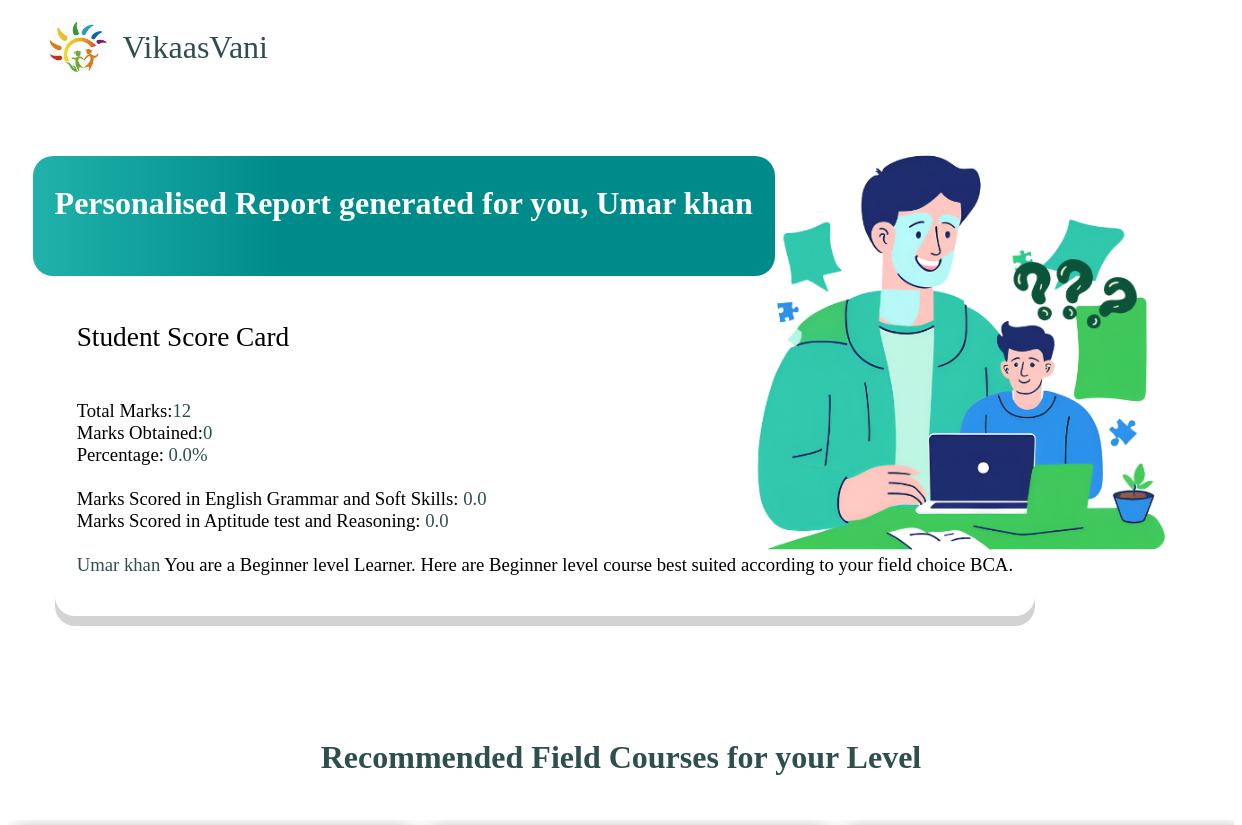
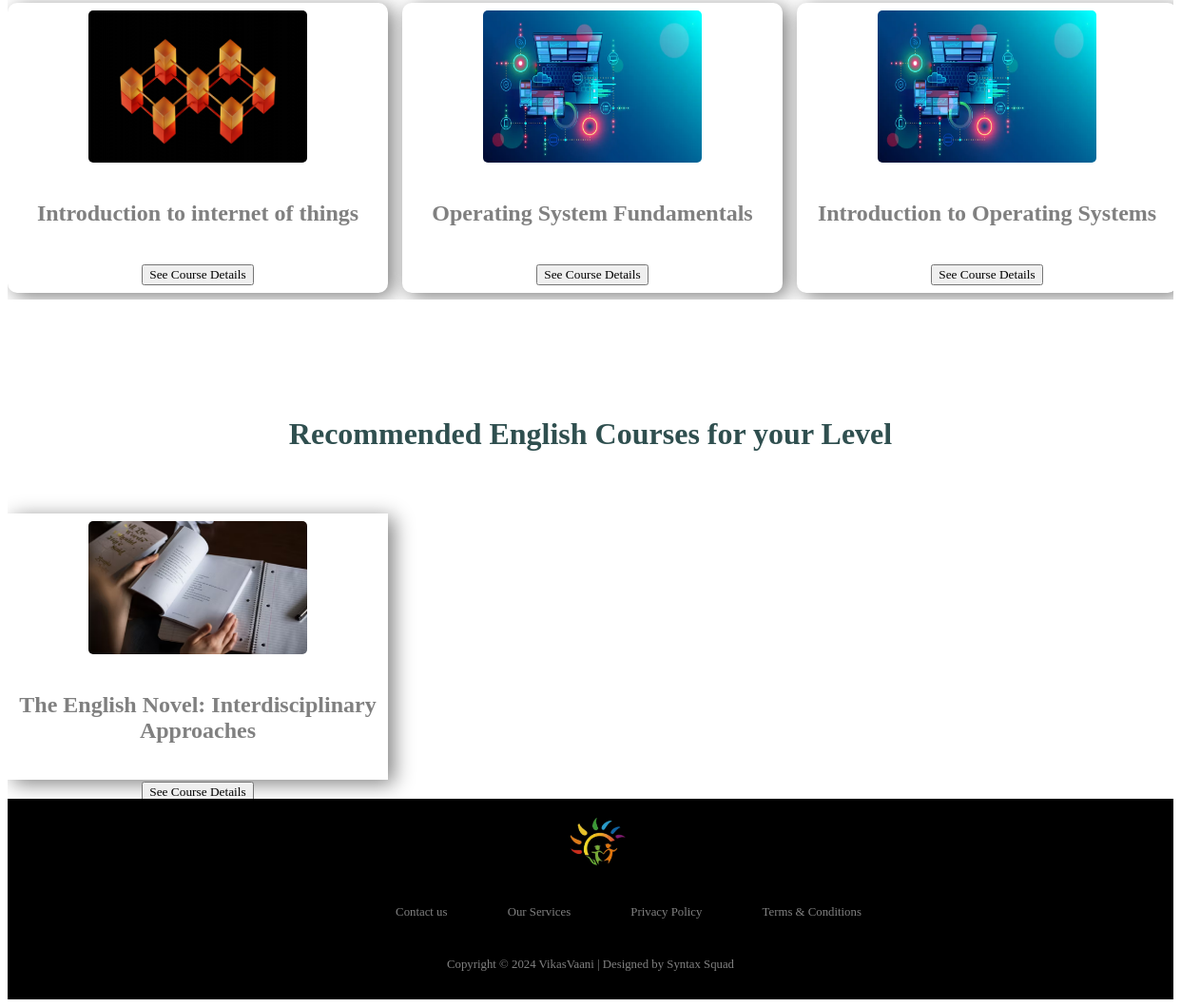
Screenshot of /report/ (signed in) with the database file from the repository (2 pictures, top to bottom).
### myapp/models.py (models this page shows, shortened)
class user_data(AbstractUser):
    userid=models.IntegerField(primary_key=True)
    test_attempt=models.IntegerField(null=True,blank=True)
    dob=models.DateField(null=True,blank=True)
    contact=models.ImageField(null=True,blank=True)
    gender=models.CharField(max_length=200, null=True,blank=True)
    profilelink1=models.CharField(max_length=200,null=True,blank=True)
    profilelink2=models.CharField(max_length=200,null=True,blank=True)
    profilelink3=models.CharField(max_length=200,null=True,blank=True)
    pfp=models.CharField(max_length=200,null=True,blank=True)
    def __str__(self):
        return self.username

class Report(models.Model):
    userid=models.ForeignKey(user_data,on_delete=models.CASCADE)
    percentage=models.FloatField()
    field = models.CharField(max_length=255)
    totalEMarks=models.FloatField(null=True, blank=True)
    totalFMarks=models.FloatField(null=True, blank=True)
    totalMarks=models.IntegerField(null=True, blank=True)
    totalQue=models.IntegerField(null=True, blank=True)
    time=models.DateField(auto_now=True)
    level=models.IntegerField(null=True, blank=True)

class techcourse(models.Model):
  name=models.CharField(max_length=225)
  level=models.CharField(max_length=20)
  link=models.URLField()
  image=models.CharField(max_length=200, blank=True, null=True)

class engcourse(models.Model):
  name=models.CharField(max_length=225)
  level=models.CharField(max_length=20)
  link=models.URLField()
  image=models.CharField(max_length=200, blank=True, null=True)

### myapp/views.py (the view)
# urls.py: path('report/', views.reportfunc, name='reportfunc'),
def reportfunc(request):
    try:
        sid = request.session.get('user_id')
        username = request.session.get('username')
        if not sid or not username:
            logger.error("Session variables 'user_id' or 'username' not set.")
            return render(request, 'reportnotfound.html')
        user = get_object_or_404(user_data, userid=sid)
        record = get_object_or_404(Report, userid=sid)
        level = record.level
        t=techcourse.objects.filter(level=level)
        e=engcourse.objects.filter(level=level)
        print(f"Saved details: username={username}, user={user}, sid={sid}, percentage={record.percentage},")
        return render(request, 'report.html', {'record': record, 'user': user,'t':t,'e':e})
    except Exception as e:
        logger.error(f"Error retrieving report: {e}")
        return render(request, 'reportnotfound.html')

### templates/report.html (shortened to what this page needs)
<head>
    {% load static %}
    <link rel="stylesheet" type="text/css" href="{% static 'footer.css' %}">
    <link rel="stylesheet" type="text/css" href="{% static 'report.css' %}">
</head>
<body>
    <div class="report-container">
        <div class="report-navbar">
            <div class="logoContainer">
                <img src="../static/logo.jpg" class="logo">
            </div>
            <div class="navItem">
                <div><a href="/">VikaasVani</a></div>
            </div>
        </div>
        <div class="items sliding-element">
            <div class="item1">
                <p><strong>Personalised Report generated for you, {{user.username | capfirst}}</strong> </p>
            </div>
            <div class="item2">
                <p class="head">
                    Student Score Card
                </p>
                <p class="body">
                    <span>Total Marks:</span>{{record.totalQue}}<br>
                    <span>Marks Obtained:</span>{{record.totalMarks}}<br>
                    <span>Percentage: </span>{{record.percentage}}%<br><br>
                    <span>Marks Scored in English Grammar and Soft Skills: </span>{{record.totalEMarks}}<br>
                    <span>Marks Scored in Aptitude test and Reasoning: </span>{{record.totalFMarks}}<br><br>
                    {{user.username | capfirst}}<span> You are
                    {% if record.percentage >= 70 %} an Advance level Learner. Here are Advance level course best suited according to your field choice {{record.field}}.
                    {% elif record.percentage >= 35 and record.percentage < 70 %} an Intermediate level Learner. Here are Intermediate level course best suited according to your field choice {{record.field}}.
                    {% elif record.percentage >= 0 and record.percentage < 35 %} a Beginner level Learner. Here are Beginner level course best suited according to your field choice {{record.field}}.
                    {% elif record.percentage < 0 %} a Beginner level Learner. Here are Beginner level course best suited according to your field choice {{record.field}}.
                    {% endif %}
                    <br></span>
                </p>
            </div>
        </div>
    </div>
    <div class="container2" style="margin-top:10%;">
        <center><h2 class="donate">Recommended Field Courses for your Level</h1><br></center>
        <div id="list-volunteers" style="width:100%;display: flex;gap: 15px;overflow-x:auto;overflow-y: hidden;height: 320px;align-items: center;">
            {% for i in t %}
                <div class="grid text-center"  >
                    <div class="g-col-3 g-col-md-3"  >
                        <div class="card" style="width: 25rem; background-color: white;box-shadow: 6px 4px 20px grey;border-radius:10px;">
                            <div class="card-body">
                                <img src="../{{i.image}}" class="img">
                                <h5 class="card-title-report">{{i.name}}</h5>
                                <a href={{i.link}} class="card-link" ><button class="pink-button">See Course Details</button></a>
                        </div>
                    </div>
                </div>
            </div>
        {%endfor%}
        </div>
    </div>
    <div class="container2"style="margin-top:10%;">
        <center><h2 class="donate">Recommended English Courses for your Level</h1><br></center>
        <div id="list-volunteers" style="width:100%;display: flex;gap: 15px;overflow-x:auto;overflow-y: hidden;height: 320px;align-items: center;">
            {% for i in e %}
                <div class="grid text-center"  >
                    <div class="g-col-3 g-col-md-3"  >
                        <div class="card" style="width: 25rem; background-color: white;height: 280px;box-shadow: 6px 4px 20px grey;">
                            <div class="card-body">
                                <img src="../{{i.image}}" class="img">
                                <h5 class="card-title-report">{{i.name}}</h5>
                                <a href={{i.link}} class="card-link" ><button class="pink-button">See Course Details</button></a>
                        </div>
                    </div>
                </div>
            </div>
        {%endfor%}
        </div>
    </div>
   {% include 'footer.html' %}
</body>

### templates/footer.html (shortened to what this page needs)
<head>
    {% load static %}
    <link rel="stylesheet" href="static/footer.css">
</head>
<div class="footer">
    <div class="logoContainer">
        <img src="../static/logo2.png" class="logo" style="border-radius:50%;">
    </div>
    <div class="row">
        <ul>
        <li><a href="#">Contact us</a></li>
        <li><a href="about.html">Our Services</a></li>
        <li><a href="#">Privacy Policy</a></li>
        <li><a href="tc.html">Terms & Conditions</a></li>
        </ul>
        </div>
        <div class="row">
         Copyright © 2024 VikasVaani | Designed by Syntax Squad
        </div>
        </div>

### static/footer.css (style rules this page uses)
.footer { width:100%; background:#000; padding:10px 0px; text-align:center; }
.footer .row { width:100%; margin:1% 0%; padding:0.6% 0%; color:gray; font-size:0.8em; }
.footer .row a { text-decoration:none; color:gray; transition:0.5s; }
.footer .row ul { width:100%; }
.footer .row ul li { display:inline-block; margin:0px 30px; }

### static/report.css (style rules this page uses)
* { font-family:'Trebuchet MS'; }
body { overflow-x:hidden; }
.report-navbar { margin-top:4px; display: flex; flex-direction: row; justify-content: flex-start; align-content:center; align-items: center; padding: 1rem; width: 300px; height: 70px; z-index:1000; box-sizing: border-box; }
.logoContainer { flex: 0 0 auto; width: auto; height: auto; padding-left: 0; margin: 0; }
.logo { height: 50px; width: auto; margin-left: 15px; padding: 10px; border-radius:80px; }
.navItem { flex: 1; margin:2%; font-size: 200%; }
.navItem a { color:darkslategrey; text-decoration:none; }
.report-container { display: flex; flex-wrap: wrap; flex-direction: column; background-image: url("bg3.png"); background-repeat: no-repeat; background-size: cover; }
img { height:50%; width:50%; }
.items { display:flex; flex-wrap:wrap; flex-direction:row; justify-content:flex-start; width:90%; height:auto; margin-top:6%; margin-left:2%; }
.item1 { display:flex; flex:wrap; font-size:200%; height: 20%; padding: 2%; padding-bottom: 2%; background: linear-gradient(to right, lightseagreen, darkcyan, darkcyan, darkcyan); border-radius: 20px; color: white; z-index:0; }
.item2 { z-index:2; display:flex; flex-direction:column; flex:wrap; font-size: 180%; padding: 2%; padding-bottom: 2%; box-shadow: 0px 10px 0px lightgrey; border-radius: 20px; color: darkslategrey; margin-top:-2%; margin-left:2%; }
.item1 p { margin-top:1%; }
.body { font-size:65%; }
.head { margin-top:5%; color:black; font-size:95%; }
.img { height:50%; width:60%; border-radius:5px; }
.donate { font-size:200%; color:darkslategrey; }
.card-title-report { font-size:150%; color:grey; }
#list-volunteers { align-items:center; text-align:center; }
.card-body { padding:2%; }
.body span { color:black; }

### rows the page displays
user_data: username "Umar khan"
Report: totalQue "12", totalMarks "0", percentage "0.0", totalEMarks "0.0", totalFMarks "0.0", field "BCA"
techcourse: image (picture), name "Introduction to internet of things"
techcourse: image (picture), name "Operating System Fundamentals"
techcourse: image (picture), name "Introduction to Operating Systems"
engcourse: image (picture), name "The English Novel: Interdisciplinary Approaches"
